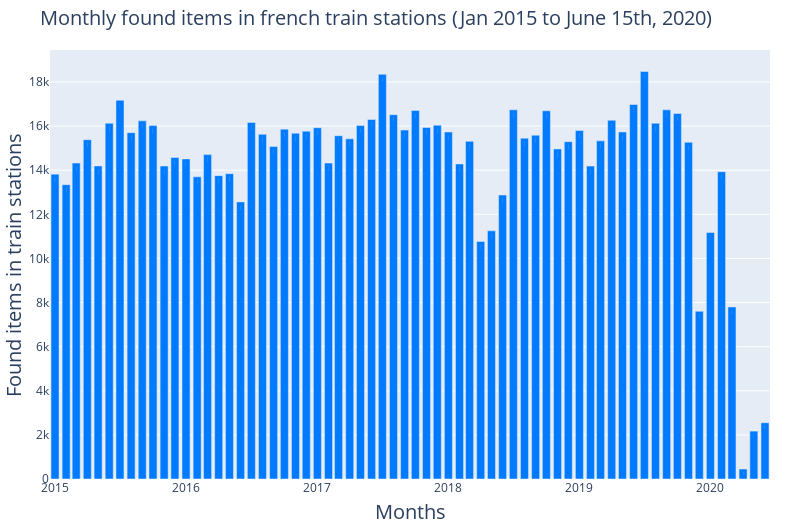

The code cell stored with this chart in its notebook:
### Code cell
fig = go.Figure()
fig.add_trace(go.Bar(
    x=df_months.index,
    y=df_months, 
    text=df_months,
    meta = df_months,
    hoverinfo="x+y",
    marker_color="#007bff",  
))

fig.update_layout(
    width=800,
    height=525,
    title='Monthly found items in french train stations (Jan 2015 to June 15th, 2020)',
    titlefont=dict(size=20),
    xaxis=dict(title="Months", titlefont=dict(size=20)),
    yaxis=dict(title="Found items in train stations", titlefont=dict(size=20)),
    margin={'l': 30, 'r': 30, 't': 50, 'b': 0},
)
